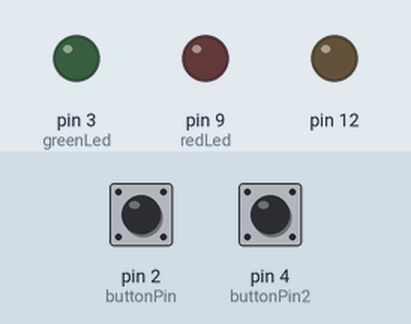
The sketch below on a simulated Arduino Uno, built with avr-gcc and run on an emulated ATmega328P. On the bench: output pins drawn as LEDs (lit = HIGH). The inputs (shaded band) are chosen by the test bench; at power-on: pin 2 (buttonPin) LOW, pin 4 (buttonPin2) LOW. What the sketch prints to the serial monitor is not drawn.

Above: at 1.2 s.
1.3 s: pin 2 (buttonPin) pulled HIGH for 0.15 s
At 1.38 s:
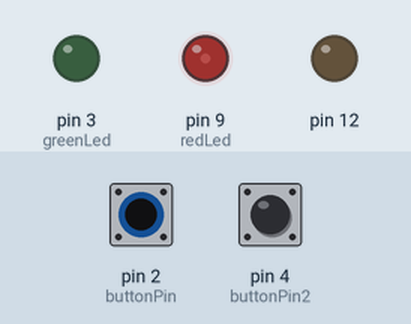
2.9 s: pin 4 (buttonPin2) pulled HIGH for 0.15 s
At 2.98 s:
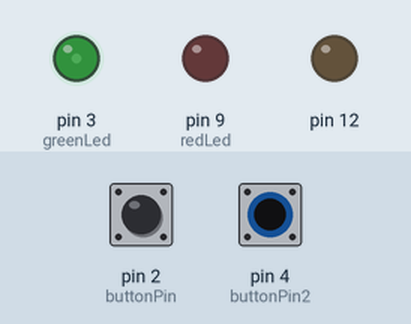
4.5 s: pin 4 (buttonPin2) pulled HIGH for 3.2 s
At 8.8 s:
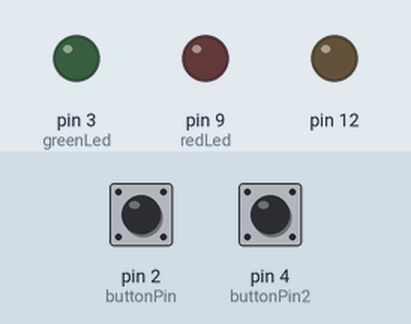
9.2 s: pin 2 (buttonPin) pulled HIGH for 1 s
At 10.0 s:
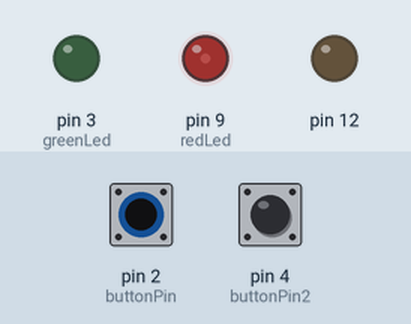
11.7 s: pin 2 (buttonPin) pulled HIGH for 3.2 s
At 15.5 s:
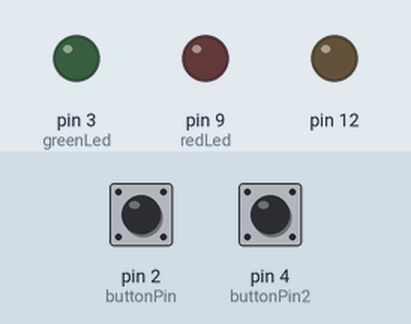
16.4 s: pin 2 (buttonPin) driven HIGH and pin 4 (buttonPin2) driven HIGH
At 17.8 s:
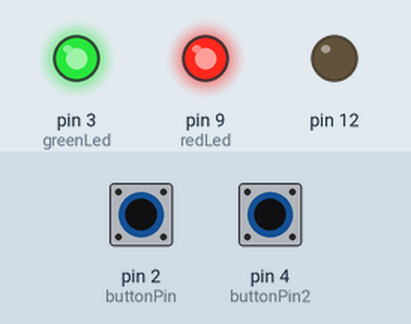
Timing chart, 0 to 18.9 s (numbered marks = the images above; inputs shaded):
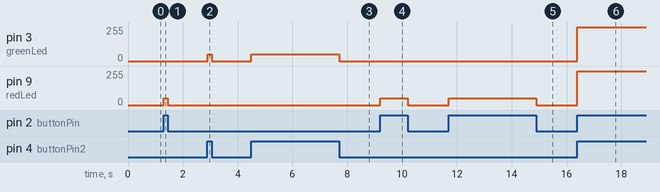

Measured:
- after the input at 1.3 s, pin 9 (redLed): 0/255 → 50/255 at once, → 0/255 0.15 s later
- after the input at 2.9 s, pin 3 (greenLed): 0/255 → 50/255 at once, → 0/255 0.15 s later
- after the input at 4.5 s, pin 3 (greenLed): 0/255 → 50/255 at once, → 0/255 3.2 s later
- after the input at 9.2 s, pin 9 (redLed): 0/255 → 50/255 at once, → 0/255 1.0 s later
- after the input at 11.7 s, pin 9 (redLed): 0/255 → 50/255 at once, → 0/255 3.2 s later
- after the input at 16.4 s, pin 3 (greenLed), pin 9 (redLed): 0/255 → 255/255 at once

The sketch:

HW_twoButtons.ino
```cpp
int redLed = 9;
int buttonPin = 2;
int buttonState = 0;

int buttonPin2 = 4;
int buttonState2 = 0;
int greenLed = 3;


void setup() {
  pinMode(9, OUTPUT);
  pinMode(12, OUTPUT);
  pinMode(buttonPin, INPUT);
  pinMode(buttonPin2, INPUT);

  Serial.begin(9600);
}


void loop() {
    buttonState = digitalRead(buttonPin);
    buttonState2 = digitalRead(buttonPin2);

    //if both are pressed full brightness
    if(buttonState == HIGH && buttonState2 == HIGH){
      analogWrite(redLed, 255);
      analogWrite(greenLed, 255);
      }

    //one is pressed, red is half bright
    else if(buttonState == HIGH){
    analogWrite(redLed, 50);
    }

    //two is pressed, green is half bright
    else if(buttonState2 == HIGH){
    analogWrite(greenLed, 50);
    }

    //if none are pressed, no lights are on
    else{
    analogWrite(redLed, 0);
    analogWrite(greenLed, 0);
      }

    Serial.println(buttonState);
    Serial.println(buttonState2);
}
```
